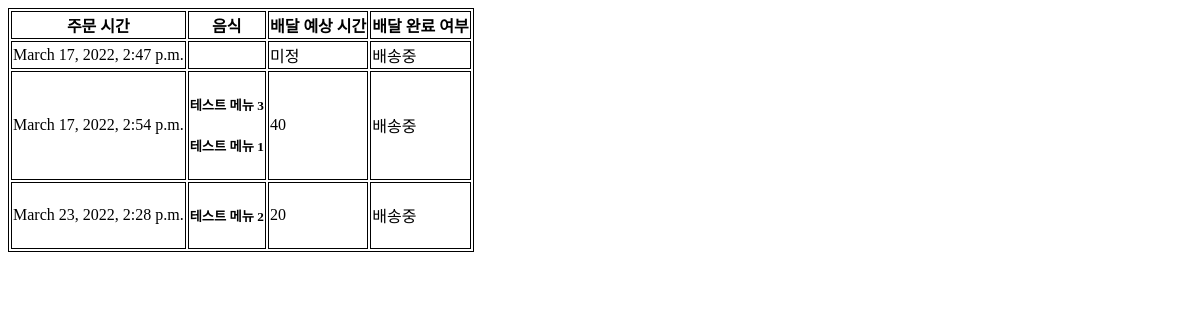
Before: /order/orders/ with the older database file.
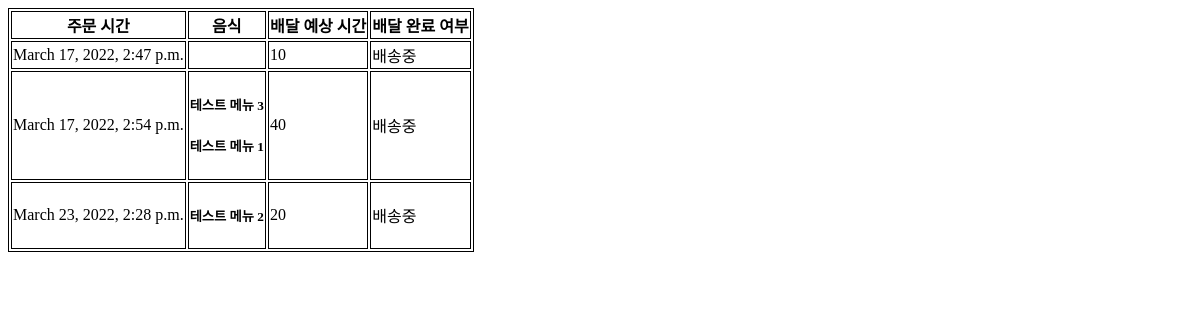
After: the same page with the newer database file.
### order/models.py (models this page shows)
class Order(models.Model):
    shop = models.ForeignKey(Shop, on_delete=models.CASCADE)
    order_date = models.DateTimeField('date ordered')
    address = models.CharField(max_length=40)
    estimated_time = models.IntegerField(default=-1, help_text='예상소요시간')
    deliver_finish = models.BooleanField(default=False)

### order/views.py (the view, shortened to what this page needs)
# urls.py: path('orders/', views.order, name='order'),
@csrf_exempt
def order(request):
    if request.method == 'GET':
        order_list = Order.objects.all()
        return render(request, 'order/order_list.html', {'order_list': order_list})

### order/templates/order/order_list.html (shortened to what this page needs)
<!DOCTYPE html>
<html lang="en">
<head>
</head>
<body>
    <table style="border: 1px solid black;">
        <tr style="border: 1px solid black;">
            <th style="border: 1px solid black;">주문 시간</th>
            <th style="border: 1px solid black;">음식</th>
            <th style="border: 1px solid black;">배달 예상 시간</th>
            <th style="border: 1px solid black;">배달 완료 여부</th>
        </tr>
        {% for order in order_list %}
        <tr style="border: 1px solid black;">
            <td style="border: 1px solid black;">
                {{ order.order_date }}
            </td>
            <td style="border: 1px solid black;">
                {% for food in order.orderfoodlist_set.all %}
                    <h5> {{ food.food_name }}</h5>
                {% endfor %}
            </td>
            <td style="border: 1px solid black;">
                {% if order.estimated_time == -1 %}
                    미정
                {% else %}
                    {{ order.estimated_time }}
                {% endif %}
            </td>
            <td style="border: 1px solid black;">
                {% if order.deliver_finish == 0 %}
                    배송중
                {% else %}
                    완료
                {% endif %}
            </td>
        </tr>
        {% endfor %}
    </table>
</body>
</html>

Changed rows visible on the page:
changed Order "March 17, 2022, 2:47 p.m.": estimated_time (not shown) → "10"; no longer shows "미정"
